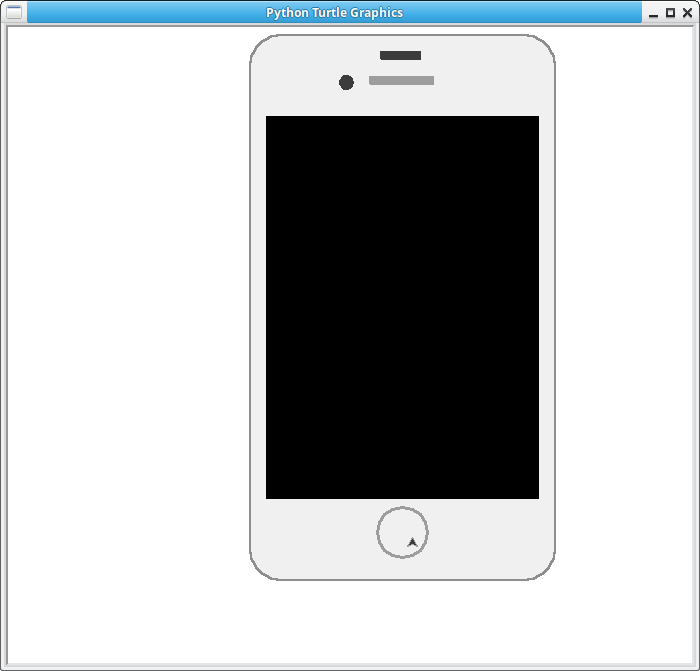

Write Python code to recreate this figure.
import turtle

def round_rectangle(length,high,cor_angle,cor_rad):    
    for i in range(2):
        turtle.fd(high)
        turtle.circle(cor_rad,cor_angle)
        turtle.fd(length)
        turtle.circle(cor_rad,cor_angle)      
    
def main():
    turtle.setup(1300,800,0,0)
    pythonsize=3
    turtle.pensize(pythonsize)
    turtle.speed(10)
    turtle.seth(90)
    
    turtle.pencolor("#8E8e8e")
    turtle.penup()  
    turtle.goto(202,-202)
    turtle.pendown()
    round_rectangle(244,484,90,30)

    turtle.penup()  
    turtle.goto(200,-200)
    turtle.pendown()
    turtle.begin_fill()
    turtle.color("#F0F0F0")
    round_rectangle(240,480,90,30)
    turtle.end_fill()
    
    turtle.pencolor("black")
    turtle.penup()  
    turtle.goto(185,-150)
    turtle.pendown()
    turtle.begin_fill()
    turtle.color("black")
    round_rectangle(270,380,90,0)
    turtle.end_fill()
 
    turtle.penup()  
    turtle.goto(80,265)
    turtle.pendown()
    turtle.begin_fill()
    turtle.color("#9d9d9d")
    round_rectangle(60,4,90,1)
    turtle.end_fill()
 
    turtle.penup()  
    turtle.goto(67,290)
    turtle.pendown()
    turtle.begin_fill()
    turtle.color("#3c3c3c")
    round_rectangle(36,4,90,1)
    turtle.end_fill()
   
    turtle.penup()  
    turtle.goto(0,265)
    turtle.pendown()
    turtle.begin_fill()
    turtle.color("#3c3c3c")
    turtle.circle(6,360)
    turtle.end_fill()
  
    turtle.pencolor("#9d9d9d")
    turtle.penup()  
    turtle.goto(75,-185)
    turtle.pendown()
    turtle.circle(25,360)
    
    turtle.pencolor("#9d9d9d")
    turtle.penup()  
    turtle.goto(60,-190)
    turtle.pendown()    
    
    turtle.exitonclick()
    
main()
